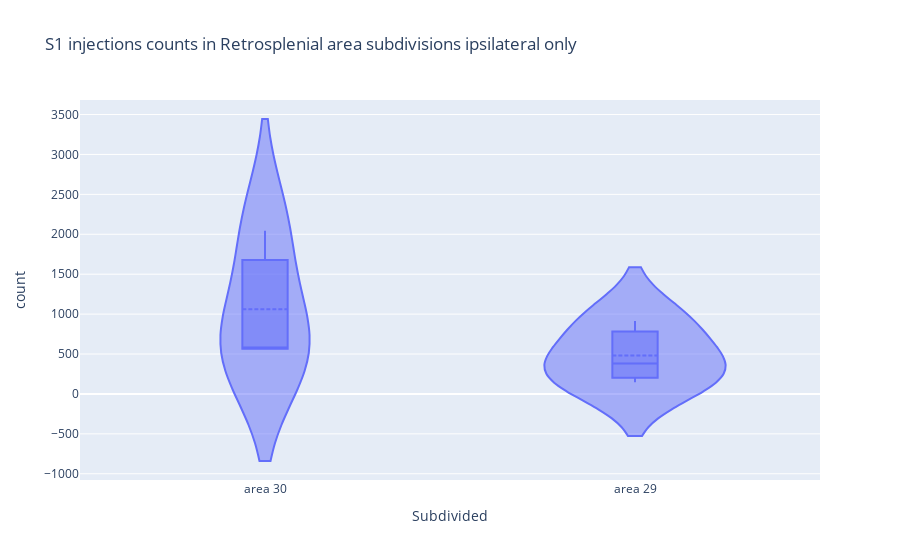

The notebook cell this image was saved under:
### Code cell
plot_count_zoomed_sub(
    subdivided_rsc_grouped,
    "S1 injections counts in Retrosplenial area subdivisions ipsilateral only",
)

### Figure 1 — Plotly figure (JSON) as saved in the notebook; plotly's stock layout.template omitted (floating-point values rounded to 4 significant figures)
{"data": [{"alignmentgroup": "True", "box": {"visible": true}, "hovertemplate": "Subdivided=%{x}<br>count=%{y}<extra></extra>", "legendgroup": "", "marker": {"color": "#636efa"}, "meanline": {"visible": true}, "name": "", "offsetgroup": "", "orientation": "v", "scalegroup": "True", "showlegend": false, "type": "violin", "x": ["area 29", "area 30", "area 29", "area 30", "area 29", "area 30"], "x0": " ", "xaxis": "x", "y": [145, 561, 915, 2043, 382, 583], "y0": " ", "yaxis": "y"}], "layout": {"legend": {"tracegroupgap": 0}, "title": {"text": "S1 injections counts in Retrosplenial area subdivisions ipsilateral only"}, "violinmode": "group", "xaxis": {"anchor": "y", "categoryarray": ["area 30", "area 29"], "categoryorder": "array", "domain": [0, 1], "title": {"text": "Subdivided"}}, "yaxis": {"anchor": "x", "domain": [0, 1], "title": {"text": "count"}}}}
